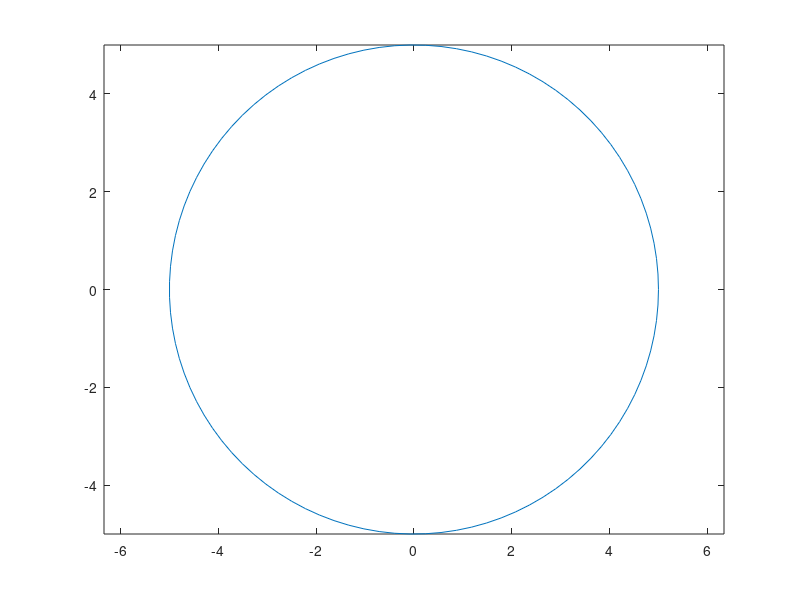

This chart was generated by the following MATLAB code: (Note: this script raises an error after producing the figure.)
%Oskar Chrostowski
%CIRCLE - skrypt rysujący okrąg
%------------------------------------------------------
r=input('Podaj promień okręgu: '); %podanie promienia
theta = linspace(0, 2*pi, 100); %tworzenie wektora theta
x=cos(theta)*r;                   %generowanie współrzędnych x
y=sin(theta)*r;                   %generowanie współrzędnych y
plot(x,y);                      %rysowanie okręgu
axis('equal');                  %ujednolicenie skali osi
title('Okrąg o promieniu ',num2str(r))    %wstawianie tytułu
text(0,0,"+");                  %środek okręgu oznaczony +
pole = pi*r*r;
fprintf("Pole powierzchni koła o promieniu %d wynosi %f ",r,pole);

